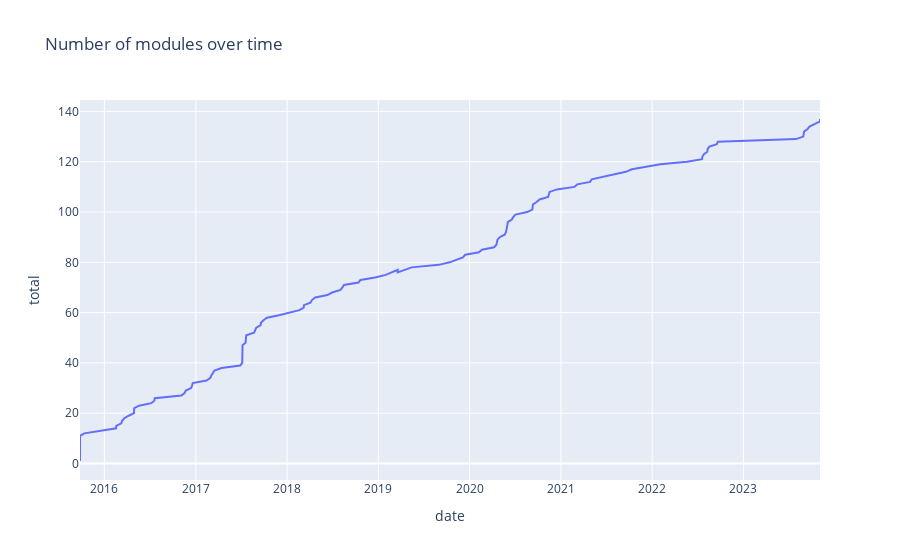

The notebook cell this image was saved under:
### Code cell
fig = px.line(
    modules,
    x="date", y="total", title="Number of modules over time",
)
fig

### Figure 1 — Plotly figure (JSON) as saved in the notebook; plotly's stock layout.template omitted (floating-point values rounded to 4 significant figures; data arrays with more than 128 entries replaced by an {"elided": "..."} marker saying what was removed)
{"data": [{"hovertemplate": "date=%{x}<br>total=%{y}<extra></extra>", "legendgroup": "", "line": {"color": "#636efa", "dash": "solid"}, "marker": {"symbol": "circle"}, "mode": "lines", "name": "", "orientation": "v", "showlegend": false, "x": {"elided": "137 str values"}, "xaxis": "x", "y": {"elided": "137 int values"}, "yaxis": "y", "type": "scatter"}], "layout": {"xaxis": {"anchor": "y", "domain": [0.0, 1.0], "title": {"text": "date"}}, "yaxis": {"anchor": "x", "domain": [0.0, 1.0], "title": {"text": "total"}}, "legend": {"tracegroupgap": 0}, "title": {"text": "Number of modules over time"}}}
